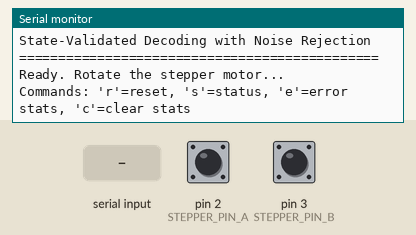
Simulated run of this sketch. Board: Arduino Uno, built with avr-gcc and run on an emulated ATmega328P. Shown: the last lines printed to the serial monitor. Inputs (shaded band) come from the test bench; at power-on: pin 2 (STEPPER_PIN_A) HIGH, pin 3 (STEPPER_PIN_B) HIGH.

Above: at 1.2 s.
1.3 s: "r" received over Serial
At 2.5 s:
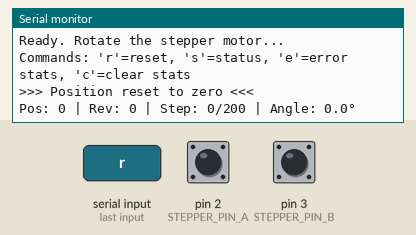
2.8 s: byte 72 ('H') received over Serial
At 3.5 s:
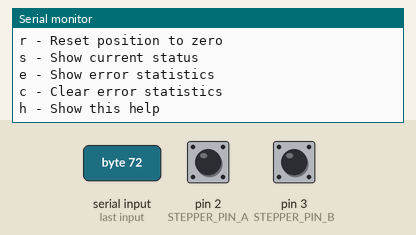
4.3 s: "s" received over Serial
At 5.5 s:
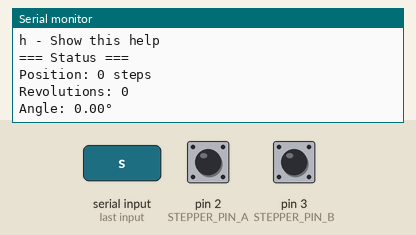
5.8 s: "e" received over Serial
At 7.0 s:
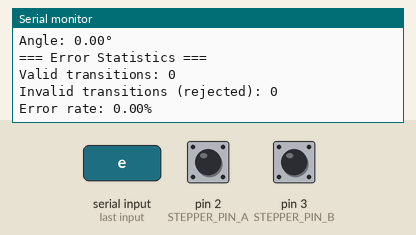
7.3 s: "c" received over Serial
At 7.8 s:
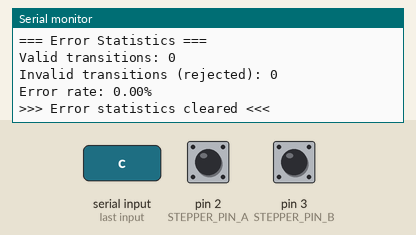

The sketch:

noise_supress.ino
```cpp
// Stepper Motor Position Decoder with State Validation
// Reads the two coil signals from a miniature stepper motor to track position
// Uses pin change interrupts with multi-sample validation instead of time-based debouncing

// Define the digital input pins for reading stepper motor coils
#define STEPPER_PIN_A 2  // Use digital pin 2 (supports interrupts)
#define STEPPER_PIN_B 3  // Use digital pin 3 (supports interrupts)

// Define the number of steps per revolution for the stepper motor
#define STEPS_PER_REV 200

// Number of consecutive valid samples required to accept a state change
#define VALIDATION_SAMPLES 3

// Global variables for position tracking (volatile because they're modified in ISR)
volatile long stepper_position = 0;  // Absolute position (can be negative)
volatile bool position_changed = false;  // Flag for main loop

// Current confirmed state
volatile uint8_t current_state = 0;

// State validation buffer
volatile uint8_t state_sample_buffer[VALIDATION_SAMPLES];
volatile uint8_t sample_index = 0;

// Quadrature decoder state transition table
// Rows: previous state (00, 01, 10, 11)
// Cols: current state (00, 01, 10, 11)
// Values: direction (-1 = CCW, 0 = invalid/no change, 1 = CW)
const int8_t state_table[4][4] = {
  { 0, -1,  1,  0},  // From state 00: valid transitions to 01(CCW) or 10(CW)
  { 1,  0,  0, -1},  // From state 01: valid transitions to 00(CW) or 11(CCW)
  {-1,  0,  0,  1},  // From state 10: valid transitions to 00(CCW) or 11(CW)
  { 0,  1, -1,  0}   // From state 11: valid transitions to 01(CW) or 10(CCW)
};

// State validity table - identifies which transitions are physically possible
// This helps filter out noise by rejecting impossible state jumps
// 1 = valid transition, 0 = invalid/impossible transition
const uint8_t valid_transition_table[4][4] = {
  {1, 1, 1, 0},  // From 00: can go to 00(stay), 01, 10, but NOT 11(impossible)
  {1, 1, 0, 1},  // From 01: can go to 00, 01(stay), 11, but NOT 10(impossible)
  {1, 0, 1, 1},  // From 10: can go to 00, 10(stay), 11, but NOT 01(impossible)
  {0, 1, 1, 1}   // From 11: can go to 01, 10, 11(stay), but NOT 00(impossible)
};

// Error tracking for diagnostics
volatile unsigned long invalid_transition_count = 0;
volatile unsigned long valid_transition_count = 0;

// Read current state of both pins
inline uint8_t read_encoder_state() {
  return (digitalRead(STEPPER_PIN_A) << 1) | digitalRead(STEPPER_PIN_B);
}

// Check if all samples in buffer are the same
bool validate_state_samples() {
  uint8_t first_sample = state_sample_buffer[0];
  for (uint8_t i = 1; i < VALIDATION_SAMPLES; i++) {
    if (state_sample_buffer[i] != first_sample) {
      return false;  // Samples don't match - noise detected
    }
  }
  return true;  // All samples match - state is stable
}

// Interrupt service routine for encoder state changes
void encoder_isr() {
  // Read current state
  uint8_t new_sample = read_encoder_state();

  // Add sample to circular buffer
  state_sample_buffer[sample_index] = new_sample;
  sample_index = (sample_index + 1) % VALIDATION_SAMPLES;

  // Check if we have enough consistent samples
  if (validate_state_samples()) {
    uint8_t validated_state = state_sample_buffer[0];

    // Check if this is a different state from current
    if (validated_state != current_state) {

      // Check if this is a valid transition
      if (valid_transition_table[current_state][validated_state]) {
        // Valid transition - look up direction
        int8_t direction = state_table[current_state][validated_state];

        // Update position if there's movement (direction != 0)
        if (direction != 0) {
          stepper_position += direction;
          position_changed = true;
          valid_transition_count++;
        }

        // Update current state
        current_state = validated_state;

      } else {
        // Invalid transition detected - likely noise
        // Reject this state change and clear the buffer
        invalid_transition_count++;

        // Reset buffer to current valid state
        for (uint8_t i = 0; i < VALIDATION_SAMPLES; i++) {
          state_sample_buffer[i] = current_state;
        }
        sample_index = 0;
      }
    }
  }
}

// Get current position (thread-safe)
long get_position() {
  long pos;
  noInterrupts();
  pos = stepper_position;
  interrupts();
  return pos;
}

// Reset position to zero (thread-safe)
void reset_position() {
  noInterrupts();
  stepper_position = 0;
  position_changed = true;
  interrupts();
}

// Set position to specific value (thread-safe)
void set_position(long new_position) {
  noInterrupts();
  stepper_position = new_position;
  position_changed = true;
  interrupts();
}

// Get position within single revolution (0 to STEPS_PER_REV-1)
int get_position_in_revolution() {
  long pos = get_position();
  int revolution_pos = pos % STEPS_PER_REV;
  // Handle negative positions correctly
  if (revolution_pos < 0) {
    revolution_pos += STEPS_PER_REV;
  }
  return revolution_pos;
}

// Get number of complete revolutions (can be negative)
long get_revolutions() {
  long pos = get_position();
  if (pos >= 0) {
    return pos / STEPS_PER_REV;
  } else {
    return (pos + 1) / STEPS_PER_REV - 1;
  }
}

// Get angle in degrees (0-360)
float get_angle_degrees() {
  return (get_position_in_revolution() * 360.0) / STEPS_PER_REV;
}

// Get error statistics (thread-safe)
void get_error_stats(unsigned long *valid, unsigned long *invalid) {
  noInterrupts();
  *valid = valid_transition_count;
  *invalid = invalid_transition_count;
  interrupts();
}

// Reset error statistics
void reset_error_stats() {
  noInterrupts();
  valid_transition_count = 0;
  invalid_transition_count = 0;
  interrupts();
}

// Calculate error rate percentage
float get_error_rate() {
  unsigned long valid, invalid;
  get_error_stats(&valid, &invalid);
  unsigned long total = valid + invalid;
  if (total == 0) return 0.0;
  return (invalid * 100.0) / total;
}

void setup() {
  // Initialize serial communication
  Serial.begin(115200);
  Serial.println("Stepper Motor Position Decoder v2.0");
  Serial.println("State-Validated Decoding with Noise Rejection");
  Serial.println("==============================================");

  // Configure pins as inputs with pull-ups
  pinMode(STEPPER_PIN_A, INPUT_PULLUP);
  pinMode(STEPPER_PIN_B, INPUT_PULLUP);

  // Read and initialize state
  current_state = read_encoder_state();

  // Initialize sample buffer with current state
  for (uint8_t i = 0; i < VALIDATION_SAMPLES; i++) {
    state_sample_buffer[i] = current_state;
  }
  sample_index = 0;

  // Attach interrupts to both pins for any state change
  attachInterrupt(digitalPinToInterrupt(STEPPER_PIN_A), encoder_isr, CHANGE);
  attachInterrupt(digitalPinToInterrupt(STEPPER_PIN_B), encoder_isr, CHANGE);

  Serial.println("Ready. Rotate the stepper motor...");
  Serial.println("Commands: 'r'=reset, 's'=status, 'e'=error stats, 'c'=clear stats");
  Serial.println();
}

void loop() {
  // Check if position has changed
  if (position_changed) {
    position_changed = false;

    // Get position data
    long pos = get_position();
    int rev_pos = get_position_in_revolution();
    long revolutions = get_revolutions();
    float angle = get_angle_degrees();

    // Display position information
    Serial.print("Pos: ");
    Serial.print(pos);
    Serial.print(" | Rev: ");
    Serial.print(revolutions);
    Serial.print(" | Step: ");
    Serial.print(rev_pos);
    Serial.print("/");
    Serial.print(STEPS_PER_REV);
    Serial.print(" | Angle: ");
    Serial.print(angle, 1);
    Serial.println("°");

    // ==== ADD YOUR CONTROL LOGIC HERE ====
    // Example: Control something based on position
    /*
    if (pos > 100) {
      // Do something when position exceeds 100 steps
    }

    if (angle > 180.0) {
      // Do something when angle is in second half of revolution
    }
    */
  }

  // Check for serial commands
  if (Serial.available() > 0) {
    char cmd = Serial.read();

    switch (cmd) {
      case 'r':
      case 'R':
        reset_position();
        Serial.println("\n>>> Position reset to zero <<<\n");
        break;

      case 's':
      case 'S':
        Serial.println("\n=== Status ===");
        Serial.print("Position: ");
        Serial.print(get_position());
        Serial.println(" steps");
        Serial.print("Revolutions: ");
        Serial.println(get_revolutions());
        Serial.print("Angle: ");
        Serial.print(get_angle_degrees(), 2);
        Serial.println("°");
        Serial.println();
        break;

      case 'e':
      case 'E':
        {
          unsigned long valid, invalid;
          get_error_stats(&valid, &invalid);
          Serial.println("\n=== Error Statistics ===");
          Serial.print("Valid transitions: ");
          Serial.println(valid);
          Serial.print("Invalid transitions (rejected): ");
          Serial.println(invalid);
          Serial.print("Error rate: ");
          Serial.print(get_error_rate(), 2);
          Serial.println("%");
          Serial.println();
        }
        break;

      case 'c':
      case 'C':
        reset_error_stats();
        Serial.println("\n>>> Error statistics cleared <<<\n");
        break;

      case '?':
      case 'h':
      case 'H':
        Serial.println("\n=== Commands ===");
        Serial.println("r - Reset position to zero");
        Serial.println("s - Show current status");
        Serial.println("e - Show error statistics");
        Serial.println("c - Clear error statistics");
        Serial.println("h - Show this help");
        Serial.println();
        break;
    }
  }

  // Small delay to prevent overwhelming serial output
  delay(10);
}
```

Measured:
- after the input at 1.3 s, the serial monitor: prints a new line at once (image 1)
- after the input at 2.8 s, the serial monitor: prints a new line at once (image 2)
- after the input at 4.3 s, the serial monitor: prints a new line at once (image 3)
- after the input at 5.8 s, the serial monitor: prints a new line at once (image 4)
- after the input at 7.3 s, the serial monitor: prints a new line at once (image 5)
